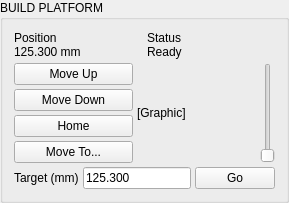
             <widget class="QGroupBox" name="gb_build_platform">
              <property name="sizePolicy">
               <sizepolicy hsizetype="Expanding" vsizetype="Expanding">
                <horstretch>0</horstretch>
                <verstretch>0</verstretch>
               </sizepolicy>
              </property>
              <property name="title">
               <string>BUILD PLATFORM</string>
              </property>
              <layout class="QVBoxLayout">
               <property name="spacing">
                <number>4</number>
               </property>
               <item>
                <layout class="QHBoxLayout">
                 <property name="spacing">
                  <number>4</number>
                 </property>
                 <item>
                  <widget class="QLabel" name="label">
                   <property name="text">
                    <string>Position
125.300 mm</string>
                   </property>
                  </widget>
                 </item>
                 <item>
                  <widget class="QLabel" name="label">
                   <property name="text">
                    <string>Status
Ready</string>
                   </property>
                  </widget>
                 </item>
                </layout>
               </item>
               <item>
                <layout class="QHBoxLayout">
                 <property name="spacing">
                  <number>4</number>
                 </property>
                 <item>
                  <layout class="QVBoxLayout">
                   <property name="spacing">
                    <number>4</number>
                   </property>
                   <item>
                    <widget class="QPushButton" name="pushButton">
                     <property name="minimumSize">
                      <size>
                       <width>0</width>
                       <height>20</height>
                      </size>
                     </property>
                     <property name="text">
                      <string>Move Up</string>
                     </property>
                    </widget>
                   </item>
                   <item>
                    <widget class="QPushButton" name="pushButton">
                     <property name="minimumSize">
                      <size>
                       <width>0</width>
                       <height>20</height>
                      </size>
                     </property>
                     <property name="text">
                      <string>Move Down</string>
                     </property>
                    </widget>
                   </item>
                   <item>
                    <widget class="QPushButton" name="pushButton">
                     <property name="minimumSize">
                      <size>
                       <width>0</width>
                       <height>20</height>
                      </size>
                     </property>
                     <property name="text">
                      <string>Home</string>
                     </property>
                    </widget>
                   </item>
                   <item>
                    <widget class="QPushButton" name="pushButton">
                     <property name="minimumSize">
                      <size>
                       <width>0</width>
                       <height>20</height>
                      </size>
                     </property>
                     <property name="text">
                      <string>Move To...</string>
                     </property>
                    </widget>
                   </item>
                  </layout>
                 </item>
                 <item>
                  <widget class="QLabel" name="label">
                   <property name="text">
                    <string>[Graphic]</string>
                   </property>
                  </widget>
                 </item>
                 <item>
                  <widget class="QSlider" name="slider">
                   <property name="orientation">
                    <enum>Qt::Orientation::Vertical</enum>
                   </property>
                  </widget>
                 </item>
                </layout>
               </item>
               <item>
                <layout class="QHBoxLayout">
                 <property name="spacing">
                  <number>4</number>
                 </property>
                 <item>
                  <widget class="QLabel" name="label">
                   <property name="text">
                    <string>Target (mm)</string>
                   </property>
                  </widget>
                 </item>
                 <item>
                  <widget class="QLineEdit" name="lineEdit">
                   <property name="text">
                    <string>125.300</string>
                   </property>
                  </widget>
                 </item>
                 <item>
                  <widget class="QPushButton" name="pushButton">
                   <property name="minimumSize">
                    <size>
                     <width>0</width>
                     <height>20</height>
                    </size>
                   </property>
                   <property name="text">
                    <string>Go</string>
                   </property>
                  </widget>
                 </item>
                </layout>
               </item>
              </layout>
             </widget>
